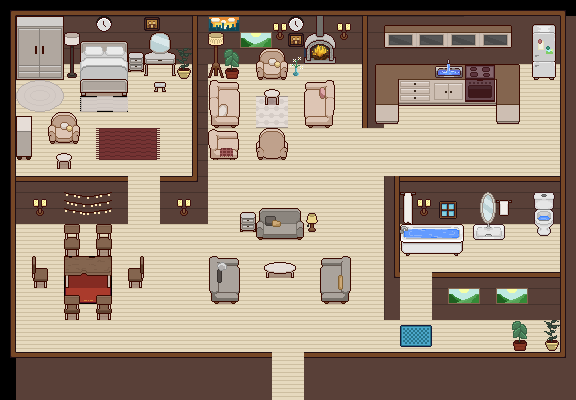

The image is a tile-based game level rendered from a .tmx file. Its description and source (layers, tilesets, objects; grid data summarised) follow:
An orthogonal 36x25 tile map with 16x16 px tiles, 2 tile layers (Tile Layer 1, Object), 11 tilesets.

<map version="1.10" tiledversion="1.11.2" orientation="orthogonal" renderorder="right-down" width="36" height="25" tilewidth="16" tileheight="16" infinite="0" nextlayerid="3" nextobjectid="1">
 <tileset firstgid="1" name="interiors_demo" tilewidth="16" tileheight="16" tilecount="176" columns="16">
  <image source="Pixel Lands Interiors Demo/Pixel Lands Interiors Demo/interiors_demo.png" trans="000000" width="256" height="176" />
 </tileset>
 <tileset firstgid="177" name="beds_BR" tilewidth="16" tileheight="16" tilecount="224" columns="14">
  <image source="pixelinterior_BR_v1.1/beds_BR.png" trans="000000" width="231" height="256" />
 </tileset>
 <tileset firstgid="401" name="decorations_BR" tilewidth="16" tileheight="16" tilecount="144" columns="12">
  <image source="pixelinterior_BR_v1.1/decorations_BR.png" trans="000000" width="192" height="192" />
 </tileset>
 <tileset firstgid="545" name="wardrobes_BR" tilewidth="16" tileheight="16" tilecount="483" columns="21">
  <image source="pixelinterior_BR_v1.1/wardrobes_BR.png" trans="000000" width="336" height="368" />
 </tileset>
 <tileset firstgid="1028" name="cabinets_LRK" tilewidth="16" tileheight="16" tilecount="1175" columns="47">
  <transformations hflip="1" vflip="1" rotate="1" preferuntransformed="1" />
  <image source="pixelinterior_LRK/cabinets_LRK.png" trans="000000" width="752" height="405" />
 </tileset>
 <tileset firstgid="2203" name="decorations_LRK" tilewidth="16" tileheight="16" tilecount="120" columns="12">
  <image source="pixelinterior_LRK/decorations_LRK.png" trans="000000" width="192" height="160" />
 </tileset>
 <tileset firstgid="2323" name="doorswindowsstairs_LRK" tilewidth="16" tileheight="16" tilecount="736" columns="46">
  <image source="pixelinterior_LRK/doorswindowsstairs_LRK.png" trans="000000" width="736" height="256" />
 </tileset>
 <tileset firstgid="3059" name="kitchen_LRK" tilewidth="16" tileheight="16" tilecount="650" columns="26">
  <image source="pixelinterior_LRK/kitchen_LRK.png" trans="000000" width="416" height="400" />
 </tileset>
 <tileset firstgid="3709" name="livingroom_LRK" tilewidth="16" tileheight="16" tilecount="1014" columns="39">
  <image source="pixelinterior_LRK/livingroom_LRK.png" trans="000000" width="624" height="416" />
 </tileset>
 <tileset firstgid="4723" name="textiles_BA" tilewidth="16" tileheight="16" tilecount="209" columns="19">
  <image source="pixelinterior_BA/textiles_BA.png" trans="000000" width="317" height="186" />
 </tileset>
 <tileset firstgid="4932" name="fixtures_BA" tilewidth="16" tileheight="16" tilecount="91" columns="13">
  <image source="pixelinterior_BA/fixtures_BA.png" trans="000000" width="208" height="112" />
 </tileset>
 <layer id="1" name="Tile Layer 1" width="36" height="25">
  <data>[900 cells, 840 non-empty, 25 distinct tile ids]</data>
 </layer>
 <layer id="2" name="Object" width="36" height="25">
  <data>[900 cells, 468 non-empty, 252 distinct tile ids]</data>
 </layer>
</map>
